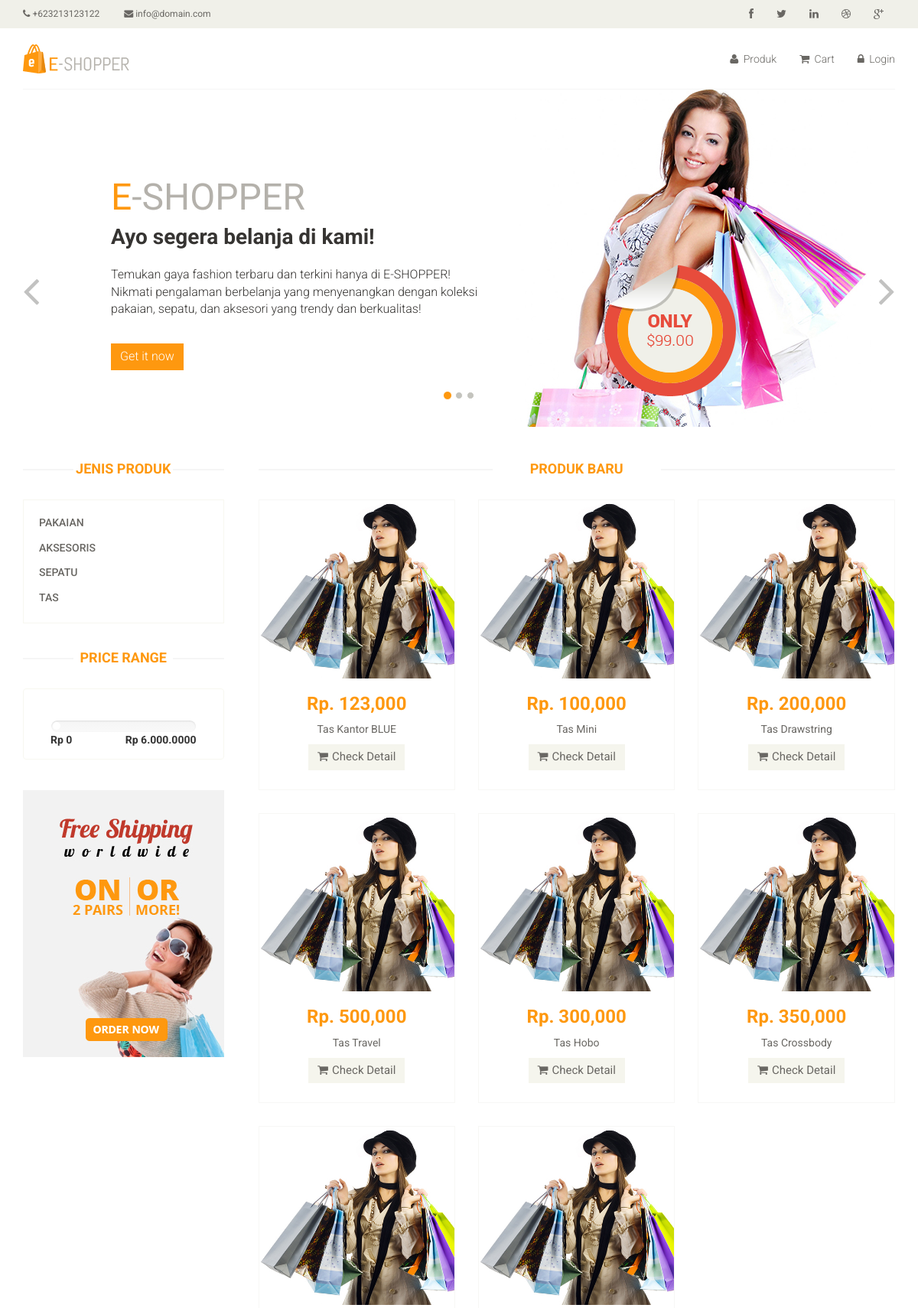
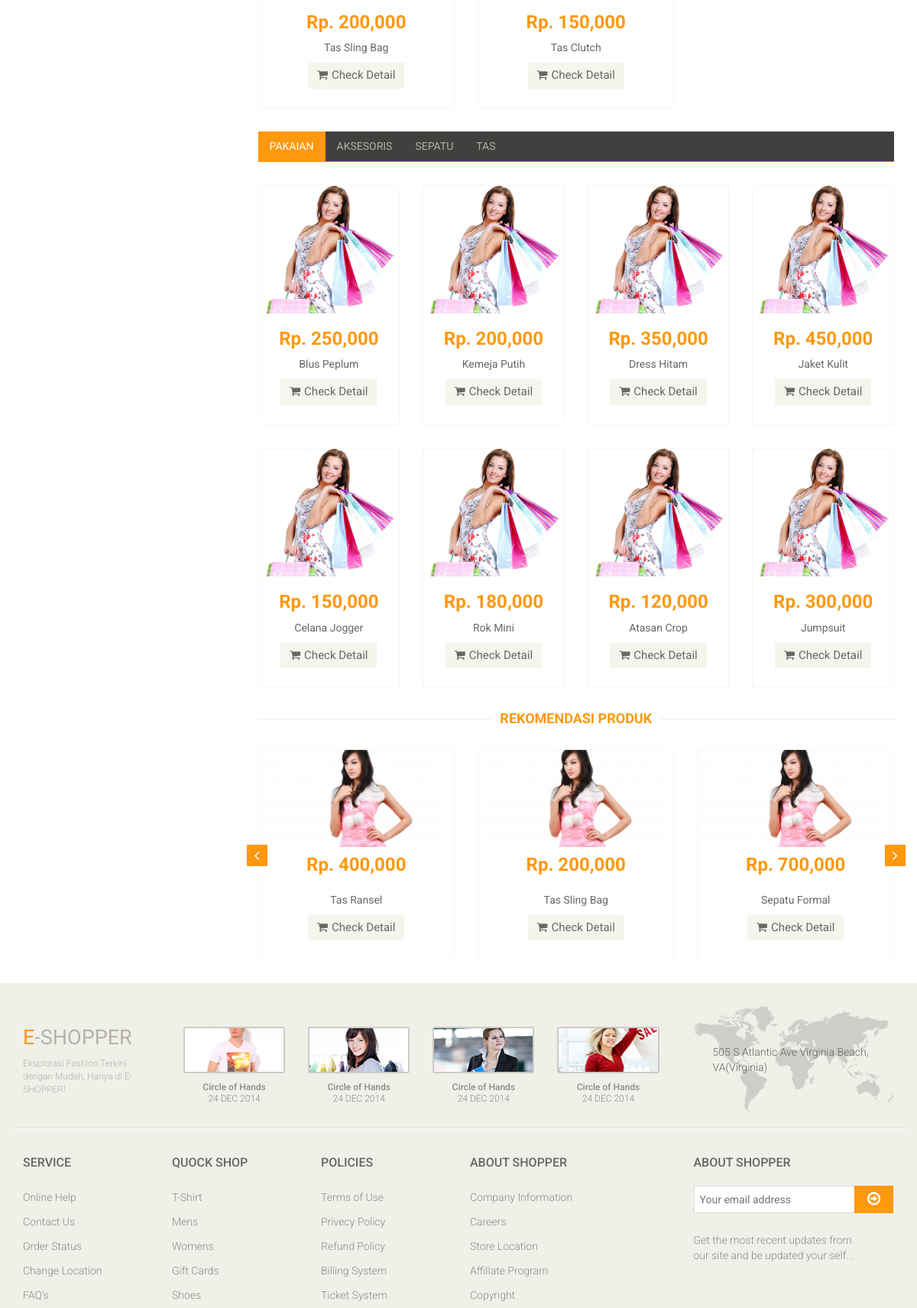
The page / (upper part) on the database its author committed (2 pictures, top to bottom).
### tables this page shows
CREATE TABLE `jenis_produk` (
  `id` int(11) NOT NULL,
  `nama` varchar(45) NOT NULL
);

CREATE TABLE `produk` (
  `id` int(11) NOT NULL,
  `kode` varchar(45) DEFAULT NULL,
  `nama` varchar(45) NOT NULL,
  `deskripsi` text NOT NULL,
  `harga` double NOT NULL,
  `stok` int(11) NOT NULL,
  `jenis_produk` varchar(45) NOT NULL
);

### index.php (the view, shortened to what this page needs)
<?php
include_once('page/head.php');
include_once('page/nav.php');
?>
<section id="slider">
	<div class="container">
		<div class="row">
			<div class="col-sm-12">
				<div id="slider-carousel" class="carousel slide" data-ride="carousel">
					<ol class="carousel-indicators">
						<li data-target="#slider-carousel" data-slide-to="0" class="active"></li>
						<li data-target="#slider-carousel" data-slide-to="1"></li>
						<li data-target="#slider-carousel" data-slide-to="2"></li>
					</ol>
					<div class="carousel-inner">
						<div class="item active">
							<div class="col-sm-6">
								<h1><span>E</span>-SHOPPER</h1>
								<h2>Ayo segera belanja di kami!</h2>
								<p>Temukan gaya fashion terbaru dan terkini hanya di E-SHOPPER! Nikmati pengalaman berbelanja yang menyenangkan dengan koleksi pakaian, sepatu, dan aksesori yang trendy dan berkualitas!</p>
								<button type="button" class="btn btn-default get">Get it now</button>
							</div>
							<div class="col-sm-6">
								<img src="images/home/girl1.jpg" class="girl img-responsive" alt="" />
								<img src="images/home/pricing.png" class="pricing" alt="" />
							</div>
						</div>
					</div>
					<a href="#slider-carousel" class="left control-carousel hidden-xs" data-slide="prev">
						<i class="fa fa-angle-left"></i>
					</a>
					<a href="#slider-carousel" class="right control-carousel hidden-xs" data-slide="next">
						<i class="fa fa-angle-right"></i>
					</a>
				</div>
			</div>
		</div>
	</div>
</section>
<section>
	<div class="container">
		<div class="row">
			<?php include_once('page/sidebar.php') ?>
			<div class="col-sm-9 padding-right">
				<div class="features_items">
					<h2 class="title text-center">Produk Baru</h2>
					<?php
					$sql = "SELECT * FROM produk ORDER BY id DESC LIMIT 8";
					$stmt = $dbh->prepare($sql);
					$stmt->execute();
					$data = $stmt->fetchAll();
					foreach ($data as $value) { ?>
						<div class="col-sm-4">
							<div class="product-image-wrapper">
								<div class="single-products">
									<div class="productinfo text-center">
										<img src="images/home/girl2.jpg" alt="" />
										<h2>Rp. <?= number_format($value['harga']) ?></h2>
										<p><?= $value['nama'] ?></p>
										<a href="produk-detail.php?kode=<?= $value['kode'] ?>" class="btn btn-default add-to-cart"><i class="fa fa-shopping-cart"></i>Check Detail</a>
									</div>
									<div class="product-overlay">
										<div class="overlay-content">
										</div>
									</div>
								</div>
							</div>
						</div>
					<?php } ?>
				</div>
				<div class="category-tab">
					<div class="col-sm-12">
						<ul class="nav nav-tabs">
							<?php
							$sql = "SELECT * FROM jenis_produk";
							$stmt = $dbh->prepare($sql);
							$stmt->execute();
							$data = $stmt->fetchAll();
							foreach ($data as $row) {
							?>
								<li class="<?php if (strtolower($row['nama']) == "pakaian") {
												echo "active";
											} ?>"><a href="#<?= strtolower($row['nama']) ?>" data-toggle="tab"><?= $row['nama'] ?></a></li>
							<?php } ?>
						</ul>
					</div>
					<div class="tab-content">
						<?php
						$sql = "SELECT * FROM jenis_produk";
						$stmt = $dbh->prepare($sql);
						$stmt->execute();
						$data = $stmt->fetchAll();
						foreach ($data as $row) { ?>
							<div class="tab-pane fade <?php if (strtolower($row['nama']) == "pakaian") {
															echo "active in";
														} ?>" id="<?= strtolower($row['nama']) ?>">
								<?php
								$sql2 = "SELECT * FROM produk WHERE jenis_produk = :jenis_produk LIMIT 8";
								$stmt2 = $dbh->prepare($sql2);
								$stmt2->bindParam(':jenis_produk', $row['nama']);
								$stmt2->execute();
								$data2 = $stmt2->fetchAll();
								foreach ($data2 as $value) { ?>
									<div class="col-sm-3">
										<div class="product-image-wrapper">
											<div class="single-products">
												<div class="productinfo text-center">
													<img src="images/home/girl1.jpg" alt="" />
													<h2>Rp. <?= number_format($value['harga']) ?></h2>
													<p><?= $value['nama'] ?></p>
													<a href="produk-detail.php?kode=<?= $value['kode'] ?>" class="btn btn-default add-to-cart"><i class="fa fa-shopping-cart"></i>Check Detail</a>
												</div>
											</div>
										</div>
									</div>
								<?php } ?>
							</div>
						<?php } ?>
					</div>
				</div>
				<?php include_once('page/rekomendasi.php') ?>
			</div>
		</div>
	</div>
</section>
<?php include_once('page/footer.php') ?>

### page/sidebar.php
<div class="col-sm-3">
    <div class="left-sidebar">
        <h2>Jenis Produk</h2>
        <div class="panel-group category-products" id="accordian">
            <?php
            $sql99 = "SELECT * FROM jenis_produk";
            $stmt99 = $dbh->prepare($sql99);
            $stmt99->execute();
            $data99 = $stmt99->fetchAll();
            foreach ($data99 as $key => $value99) {
            ?>
                <div class="panel panel-default">
                    <div class="panel-heading">
                        <h4 class="panel-title"><a href="produk.php?jenis_produk=<?php echo $value99['nama']; ?>"><?php echo $value99['nama']; ?></a></h4>
                    </div>
                </div>
            <?php
            }
            ?>
        </div>
        <div class="price-range">
            <h2>Price Range</h2>
            <div class="well text-center">
                <input type="text" class="span2" value="" data-slider-min="0" data-slider-max="60000000" data-slider-step="5" data-slider-value="[250,450]" id="sl2"><br />
                <b class="pull-left">Rp 0</b> <b class="pull-right">Rp 6.000.0000</b>
            </div>
        </div>
        <div class="shipping text-center">
            <img src="images/home/shipping.jpg" alt="" />
        </div>
    </div>
</div>

### page/rekomendasi.php (shortened to what this page needs)
<div class="recommended_items">
    <h2 class="title text-center">rekomendasi produk</h2>
    <div id="recommended-item-carousel" class="carousel slide" data-ride="carousel">
        <div class="carousel-inner">
            <div class="item active">
                <?php
                $sql2 = "SELECT * FROM produk ORDER BY rand() LIMIT 3";
                $stmt2 = $dbh->prepare($sql2);
                $stmt2->execute();
                $data2 = $stmt2->fetchAll();
                foreach ($data2 as $value) { ?>
                    <div class="col-sm-4">
                        <div class="product-image-wrapper">
                            <div class="single-products">
                                <div class="productinfo text-center">
                                    <img src="images/home/recommend3.jpg" alt="" />
                                    <h2>Rp. <?= number_format($value['harga']) ?></h2>
                                    <p><?= $value['nama'] ?></p>
                                    <a href="produk-detail.php?kode=<?= $value['kode'] ?>" class="btn btn-default add-to-cart"><i class="fa fa-shopping-cart"></i>Check Detail</a>
                                </div>
                            </div>
                        </div>
                    </div>
                <?php } ?>
            </div>
        </div>
        <a class="left recommended-item-control" href="#recommended-item-carousel" data-slide="prev">
            <i class="fa fa-angle-left"></i>
        </a>
        <a class="right recommended-item-control" href="#recommended-item-carousel" data-slide="next">
            <i class="fa fa-angle-right"></i>
        </a>
    </div>
</div>

### rows shown on the page
jenis_produk: nama "PAKAIAN"
jenis_produk: nama "AKSESORIS"
jenis_produk: nama "SEPATU"
jenis_produk: nama "TAS"
produk: harga "123,000", nama "Tas Kantor BLUE"
produk: harga "100,000", nama "Tas Mini"
produk: harga "200,000", nama "Tas Drawstring"
produk: harga "500,000", nama "Tas Travel"
produk: harga "300,000", nama "Tas Hobo"
produk: harga "350,000", nama "Tas Crossbody"
produk: harga "200,000", nama "Tas Sling Bag"
produk: harga "150,000", nama "Tas Clutch"
produk: harga "250,000", nama "Blus Peplum"
produk: harga "200,000", nama "Kemeja Putih"
produk: harga "350,000", nama "Dress Hitam"
produk: harga "450,000", nama "Jaket Kulit"
produk: harga "150,000", nama "Celana Jogger"
produk: harga "180,000", nama "Rok Mini"
produk: harga "120,000", nama "Atasan Crop"
produk: harga "300,000", nama "Jumpsuit"
produk: harga "400,000", nama "Tas Ransel"
produk: harga "700,000", nama "Sepatu Formal"
